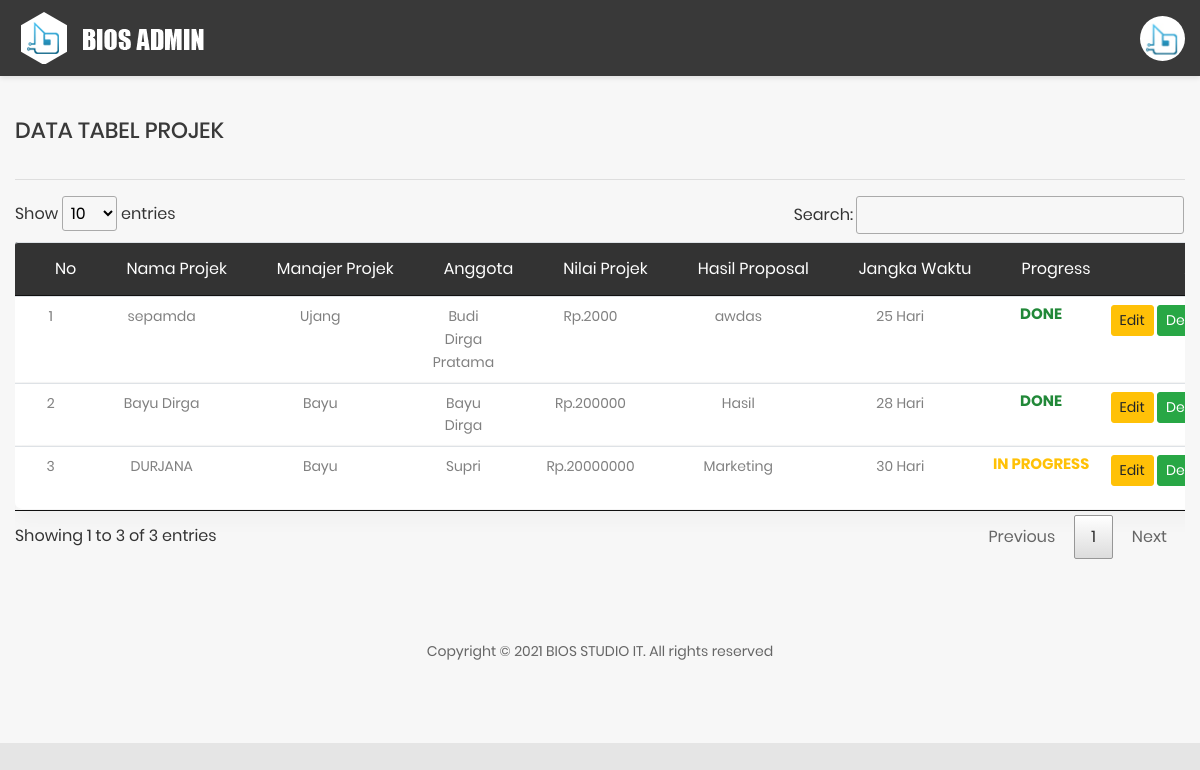
Screenshot of /frontend_page.php (signed in) with the database file from the repository.
### tables this page shows
CREATE TABLE `projek` (
  `id` int(11) NOT NULL,
  `nama_projek` varchar(255) NOT NULL,
  `proposal` varchar(255) NOT NULL,
  `manajer` text NOT NULL,
  `anggota1` text NOT NULL,
  `anggota2` text NOT NULL,
  `anggota3` text NOT NULL,
  `np` decimal(10,0) NOT NULL,
  `hp` varchar(255) NOT NULL,
  `start_date` date NOT NULL,
  `end_date` date NOT NULL,
  `jw` varchar(10) NOT NULL,
  `prog_back` varchar(100) NOT NULL,
  `note_back` varchar(225) NOT NULL,
  `prog_front` varchar(100) NOT NULL,
  `note_front` varchar(225) NOT NULL
);

### function.php (called while the page is built, shortened)
<?php
$conn = mysqli_connect("localhost", "root", "", "proms");
function query($query){
    global $conn;
    $result = mysqli_query($conn, $query);
    $rows = [];
    while( $row = mysqli_fetch_assoc($result)){
        $rows[] = $row;
    }
    return $rows;
}
?>

### frontend_page.php (the view, shortened to what this page needs)
<?php
require 'function.php';
$projek = query("SELECT * FROM projek");
?>
<!DOCTYPE html>
<html lang="en">
<head>
    <link rel="stylesheet" href="datatables/jquery.dataTables.min.css">
    <link href="main/css/font-face.css" rel="stylesheet" media="all">
    <link href="main/vendor/font-awesome-4.7/css/font-awesome.min.css" rel="stylesheet" media="all">
    <link href="main/vendor/font-awesome-5/css/fontawesome-all.min.css" rel="stylesheet" media="all">
    <link href="main/vendor/mdi-font/css/material-design-iconic-font.min.css" rel="stylesheet" media="all">
    <link href="main/vendor/bootstrap-4.1/bootstrap.min.css" rel="stylesheet" media="all">
    <link href="main/vendor/animsition/animsition.min.css" rel="stylesheet" media="all">
    <link href="main/vendor/bootstrap-progressbar/bootstrap-progressbar-3.3.4.min.css" rel="stylesheet" media="all">
    <link href="main/vendor/wow/animate.css" rel="stylesheet" media="all">
    <link href="main/vendor/css-hamburgers/hamburgers.min.css" rel="stylesheet" media="all">
    <link href="main/vendor/slick/slick.css" rel="stylesheet" media="all">
    <link href="main/vendor/select2/select2.min.css" rel="stylesheet" media="all">
    <link href="main/vendor/perfect-scrollbar/perfect-scrollbar.css" rel="stylesheet" media="all">
    <link href="main/css/theme.css" rel="stylesheet" media="all">
</head>
<body class="animsition">
    <div class="page-wrapper">
        <header class="header-desktop3 d-none d-lg-block">
            <div class="section__content section__content--p35">
                <div class="header3-wrap">
                    <div class="header__logo">
                        <a href="frontend_page.php">
                            <img src="main/images/logo-white.png" alt="CoolAdmin" />
                        </a>
                    </div>
                    <div class="header__tool">
                        <div class="account-wrap">
                            <div class="account-item account-item--style2 clearfix js-item-menu">
                                <div class="image">
                                    <img src="main/images/avatar-01.jpg" alt="Bios Studio" />
                                </div>
                            </div>
                        </div>
                    </div>
                </div>
            </div>
        </header>
        <div class="page-content--bgf7">
            <section class="statistic-chart">
            </section>
            <section class="p-t-20">
                <div class="container">
                    <div class="row">
                        <div class="col-md-12">
                            <h3 class="title-5 m-b-35">DATA TABEL PROJEK</h3><HR>
                            <div class="table-responsive table-responsive-data3">
                                <table class="table table-data3 table-striped table-earning" id="example" class="display">
                                    <thead>
                                        <tr>
                                            <th>No</th>
                                            <th>Nama Projek</th>
                                            <th>Manajer Projek</th>
                                            <th>Anggota</th>
                                            <th>Nilai Projek</th>
                                            <th>Hasil Proposal</th>
                                            <th>Jangka Waktu</th>
                                            <th>Progress</th>
                                            <th>Aksi</th>
                                        </tr>
                                    </thead>
                                    <tbody>
                                    <?php $i = 1; ?>
                                    <?php foreach( $projek as $row ) : ?>
                                        <tr class="tr-shadow">
                                            <td><?= $i ?></td>
                                            <td><?= $row["nama_projek"]; ?></td>
                                            <td><?= $row["manajer"]; ?></td>
                                            <td>
                                                <?= $row["anggota1"]; ?> <br>
                                                <?= $row["anggota2"]; ?> <br>
                                                <?= $row["anggota3"]; ?>
                                            </td>
                                            <td>Rp.<?= $row["np"]; ?></td>
                                            <td><?= $row["hp"]; ?></td>
                                            <td><?= $row["jw"]; ?> Hari</td>
                                            <?php
                                            if($row["prog_back"]=="100" && $row["prog_front"]=="100"){
                                                echo"<td><h5 style='color:#218838;'>DONE</h5></td>";
                                            }else{
                                                echo"<td><h5 style='color:#ffc107;'>IN PROGRESS</h5></td>";
                                            }
                                            ?>
                                            <td>
                                                <a href="edit_front.php?id=<?= $row["id"]; ?>"> <button type="button" class="btn btn-warning btn-sm">Edit</button>
                                            </a>
                                                <a href="detail_front.php?id=<?= $row["id"]; ?>"> <button type="button" class="btn btn-success btn-sm">Detail</button>
                                            </a>
                                            </td>
                                        </tr>
                                        <?php $i++; ?>
                                <?php endforeach; ?>
                                    </tbody>
                                </table>
                            </div>
                        </div>
                    </div>
                </div>
            </section>
            <section class="p-t-60 p-b-20">
                <div class="container">
                    <div class="row">
                        <div class="col-md-12">
                            <div class="copyright">
                                <p>Copyright © 2021 BIOS STUDIO IT. All rights reserved</p>
                            </div>
                        </div>
                    </div>
                </div>
            </section>
        </div>
    </div>
</body>
</html>

### frontend_page.php (style rules this page uses)
td { text-align: center; }

### rows the page displays
projek: nama_projek "sepamda", manajer "Ujang", anggota1 "Budi", anggota2 "Dirga", anggota3 "Pratama", np "2000", hp "awdas", jw "25", prog_back "DONE"
projek: nama_projek "Bayu Dirga", manajer "Bayu", anggota1 "Bayu", anggota2 "Dirga", np "200000", hp "Hasil", jw "28", prog_back "DONE"
projek: nama_projek "DURJANA", manajer "Bayu", anggota1 "Supri", np "20000000", hp "Marketing", jw "30", prog_back "IN PROGRESS"
